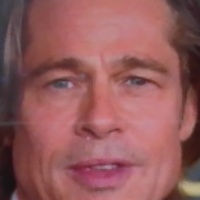
#> input picture data/raw/Brad Pitt/0001.jpg, 200 x 200 px
$ python -i predict.py   (imports and definitions only)
#> lines starting #> are read from the running program, lines starting #| are printed output that depends on the picture
#> further down, picture is the input picture: shape (200, 200, 3); mean B, G, R 91.9, 90.8, 146.5
"""
Step 7: Face Login System (Prediction / Inference)
====================================================
This script takes a live image, preprocesses it the same way
as training, and predicts who the person is using the saved model.

Used by the Streamlit app (app/main.py) via:
    from src.predict import predict_face

Requirements:
    pip install opencv-python numpy scikit-learn
"""

import cv2
import numpy as np
import pickle
import os

# ── Configuration (must match preprocessing.py settings) ─────────
IMG_SIZE = (64, 64)
MODEL_PATH = "models/face_model.pkl"
ENCODER_PATH = "models/label_encoder.pkl"
CASCADE_PATH = cv2.data.haarcascades + "haarcascade_frontalface_default.xml"
# ─────────────────────────────────────────────────────────────────

face_cascade = cv2.CascadeClassifier(CASCADE_PATH)


def preprocess_face(img):
    """
    Takes a raw BGR image (numpy array from OpenCV or Streamlit camera),
    detects the face, and returns a flattened 1D array ready for the model.

    Returns None if no face is detected.
    """
    # Convert to grayscale (same as preprocessing.py)
    gray = cv2.cvtColor(img, cv2.COLOR_BGR2GRAY)
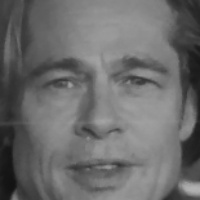
#> gray: shape (200, 200); min 18, max 179, mean 107.6

    # Detect faces
    faces = face_cascade.detectMultiScale(
        gray,
        scaleFactor=1.1,
        minNeighbors=3,
        minSize=(50, 50)
    )
#> faces = [[22, 15, 160, 160]]

    if len(faces) == 0:
        return None  # No face found

    # Pick the largest face
    largest_face = max(faces, key=lambda rect: rect[2] * rect[3])
#> largest_face = [22, 15, 160, 160]
    x, y, w, h = largest_face
#> x = 22; y = 15; w = 160; h = 160

    # Crop, enhance contrast, and resize (same steps as preprocessing.py)
    face_roi = gray[y:y + h, x:x + w]
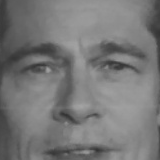
#> face_roi: shape (160, 160); min 51, max 164, mean 119.8
    face_roi = cv2.equalizeHist(face_roi)
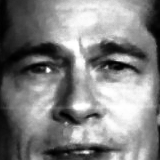
#> face_roi: shape (160, 160); min 0, max 255, mean 129.2
    resized = cv2.resize(face_roi, IMG_SIZE)
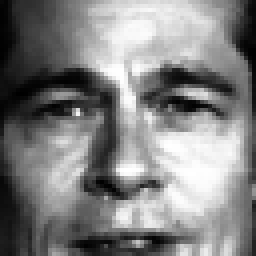
#> resized: shape (64, 64) (shown 4 times larger); min 0, max 255, mean 129.2

    # Flatten to 1D array (same as feature_engineering.py)
    return resized.flatten()


# [110 lines left out: functions predict_face, predict_from_webcam, not called in this run]


# ── Entry point (standalone test) ────────────────────────────────
# [5 lines not run here, left out]

>>> import cv2
>>> picture = cv2.imread('../data/raw/Brad Pitt/0001.jpg')
>>> result = preprocess_face(picture)
#> result = 4096 values, max 255 at index 1118, min 0 at index 831, mean 129.2

$ run again, on data/raw/Brad Pitt/0004.jpg
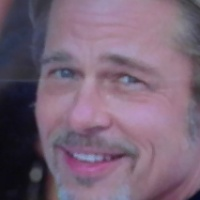
#> input picture data/raw/Brad Pitt/0004.jpg, 200 x 200 px
#> picture is the input picture: shape (200, 200, 3); mean B, G, R 117.5, 99.3, 119.9
#> in preprocess_face, `gray = cv2.cvtColor(img, cv2.COLOR_BGR2GRAY)`:
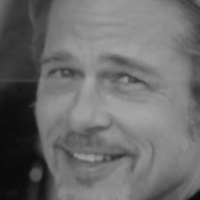
#> gray: shape (200, 200); min 9, max 166, mean 107.5
#> faces = [[11, 15, 165, 165]]
#> largest_face = [11, 15, 165, 165]
#> x = 11; y = 15; w = 165
#> in preprocess_face, `resized = cv2.resize(face_roi, IMG_SIZE)`:
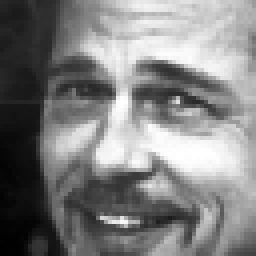
#> resized: shape (64, 64) (shown 4 times larger); min 0, max 255, mean 128.8
#> result = 4096 values, max 255 at index 1630, min 0 at index 3904, mean 128.8
